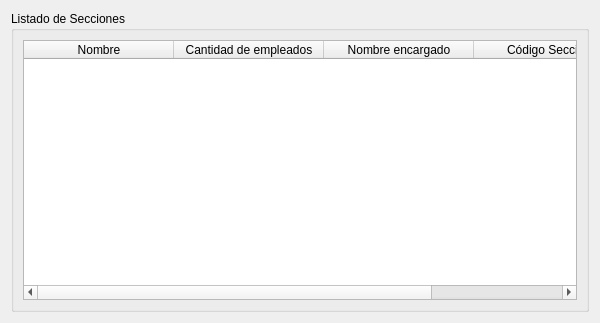
<?xml version="1.0" encoding="UTF-8"?>
<ui version="4.0">
 <class>FormListadoSecciones</class>
 <widget class="QWidget" name="FormListadoSecciones">
  <property name="geometry">
   <rect>
    <x>0</x>
    <y>0</y>
    <width>600</width>
    <height>323</height>
   </rect>
  </property>
  <property name="windowTitle">
   <string>Form</string>
  </property>
  <layout class="QVBoxLayout" name="verticalLayout">
   <item>
    <widget class="QGroupBox" name="groupBox">
     <property name="title">
      <string>Listado de Secciones</string>
     </property>
     <layout class="QVBoxLayout" name="verticalLayout_2">
      <item>
       <widget class="QTableWidget" name="tableWidgetListadoSecciones">
        <attribute name="horizontalHeaderDefaultSectionSize">
         <number>150</number>
        </attribute>
        <column>
         <property name="text">
          <string>Nombre</string>
         </property>
         <property name="textAlignment">
          <set>AlignHCenter|AlignVCenter|AlignCenter</set>
         </property>
        </column>
        <column>
         <property name="text">
          <string>Cantidad de empleados</string>
         </property>
         <property name="textAlignment">
          <set>AlignHCenter|AlignVCenter|AlignCenter</set>
         </property>
        </column>
        <column>
         <property name="text">
          <string>Nombre encargado</string>
         </property>
         <property name="textAlignment">
          <set>AlignHCenter|AlignVCenter|AlignCenter</set>
         </property>
        </column>
        <column>
         <property name="text">
          <string>Código Sección</string>
         </property>
         <property name="textAlignment">
          <set>AlignHCenter|AlignVCenter|AlignCenter</set>
         </property>
        </column>
       </widget>
      </item>
     </layout>
    </widget>
   </item>
  </layout>
 </widget>
 <resources/>
 <connections/>
</ui>
